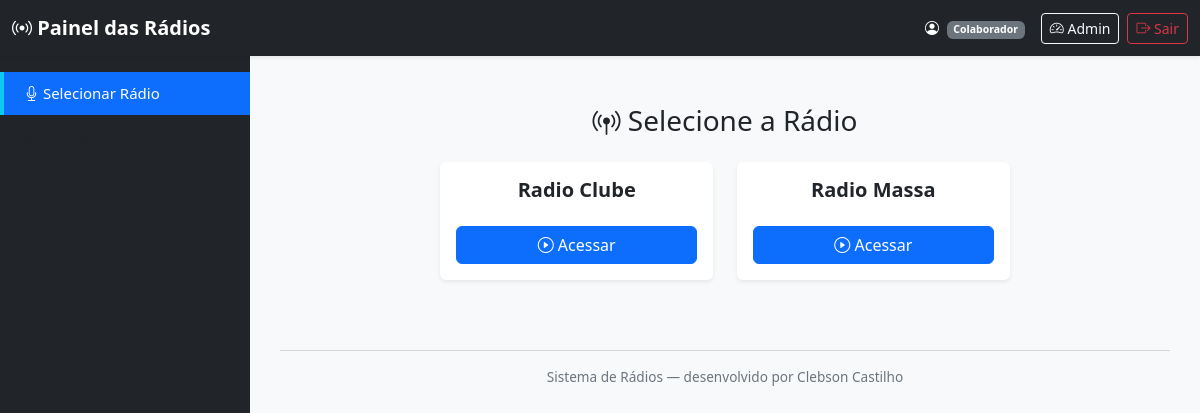
Before: /select_radio (signed in) with the older database file.
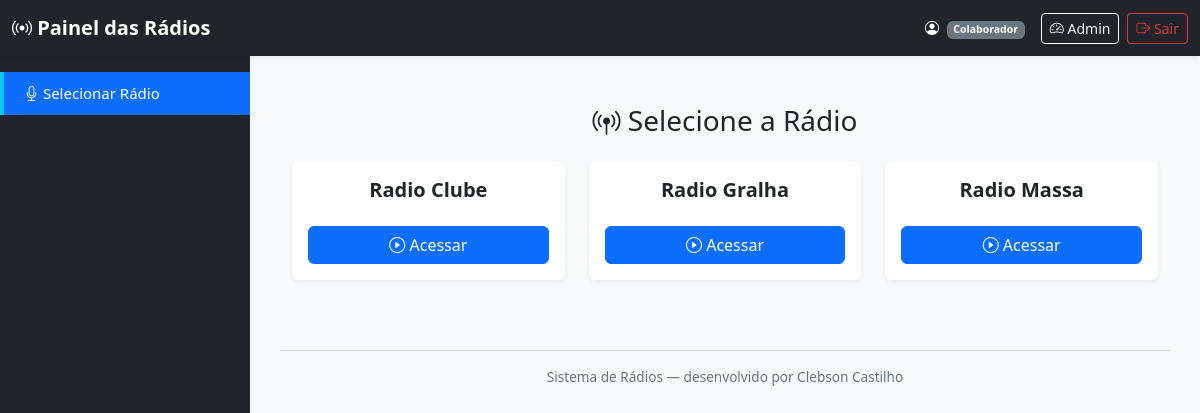
After: the same page with the newer database file.
### tables this page shows
CREATE TABLE tb_radios (
  id_radio INTEGER PRIMARY KEY AUTOINCREMENT,
  chave TEXT NOT NULL UNIQUE,
  nome TEXT NOT NULL,
  pasta_base TEXT NOT NULL,
  extensao TEXT NOT NULL DEFAULT '.mp3',
  parse_nome TEXT,
  ativa INTEGER NOT NULL DEFAULT 1,
  created_at TEXT DEFAULT (datetime('now')),
  updated_at TEXT DEFAULT (datetime('now'))
, tipo_pasta TEXT DEFAULT 'local', drive_folder_id TEXT, drive_folder_name TEXT);

### mod_radio/routes.py (the view)
@bp_radio.route("/select_radio")
@login_required
def select_radio():
    radios_cfg = carregar_radios_config()
    return render_template("select_radio.html", radios=radios_cfg)

### mod_auth/utils.py (called while the page is built)
def login_required(f):
    @wraps(f)
    def decorated_function(*args, **kwargs):
        if 'user' not in session:
            flash("⚠️ Você precisa estar logado para acessar esta página.", "warning")
            return redirect(url_for('auth.login'))
        return f(*args, **kwargs)
    return decorated_function

### mod_config/models.py (called while the page is built)
def _conn():
    conn = sqlite3.connect(DB_PATH)
    conn.row_factory = sqlite3.Row
    return conn

    @staticmethod
    def get_ativas() -> List[Dict]:
        with _conn() as c:
            cur = c.execute("SELECT * FROM tb_radios WHERE ativa=1 ORDER BY nome")
            return [dict(r) for r in cur.fetchall()]

### mod_radio/templates/select_radio.html (shortened to what this page needs)
{% extends "radio_base.html" %}
{% block content %}
<div class="container py-4">
  <h3 class="mb-4 text-center">
    <i class="bi bi-broadcast-pin"></i> Selecione a Rádio
  </h3>
  <div class="row justify-content-center">
    {% for key, radio in radios.items() %}
      <div class="col-md-4 mb-3">
        <div class="card shadow-sm border-0 h-100">
          <div class="card-body text-center">
            <h5 class="card-title fw-semibold">{{ radio.nome }}</h5>
            <a href="{{ url_for('radio.selecionar_radio', radio_key=key) }}"
               class="btn btn-primary mt-3 w-100">
              <i class="bi bi-play-circle"></i> Acessar
            </a>
          </div>
        </div>
      </div>
    {% endfor %}
  </div>
</div>
{% endblock %}

Changed rows visible on the page:
added tb_radios: nome "Radio Gralha"
